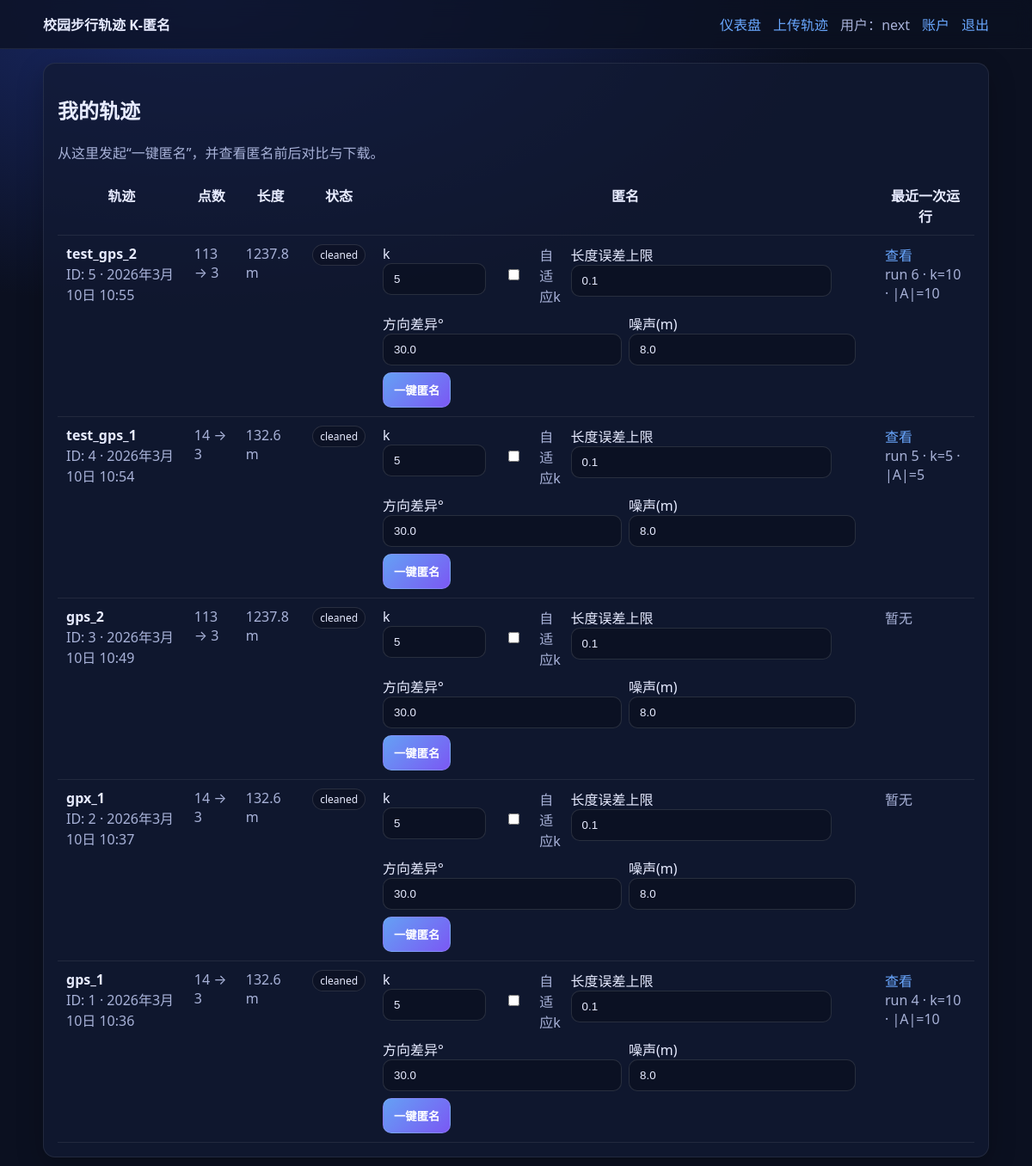
The app's page / (signed in) with its own data.
### apps/trajectories/models.py (models this page shows, shortened)
class Trajectory(models.Model):
    class Status(models.TextChoices):
        RAW = "raw", "Raw"
        CLEANED = "cleaned", "Cleaned"
        FAILED = "failed", "Failed"
    owner = models.ForeignKey(settings.AUTH_USER_MODEL, on_delete=models.CASCADE)
    name = models.CharField(max_length=200, blank=True)
    source_filename = models.CharField(max_length=300, blank=True)
    status = models.CharField(max_length=20, choices=Status.choices, default=Status.RAW)
    created_at = models.DateTimeField(auto_now_add=True)
    raw_points_count = models.IntegerField(default=0)
    cleaned_points_count = models.IntegerField(default=0)
    length_m_raw = models.FloatField(default=0.0)
    length_m_cleaned = models.FloatField(default=0.0)

### apps/anonymizer/models.py (models this page shows, shortened)
class AnonymizationRun(models.Model):
    owner = models.ForeignKey(settings.AUTH_USER_MODEL, on_delete=models.CASCADE)
    trajectory = models.ForeignKey(Trajectory, on_delete=models.CASCADE)
    created_at = models.DateTimeField(auto_now_add=True)
    k = models.IntegerField(default=5)
    adaptive_k = models.BooleanField(default=False)
    max_length_error_ratio = models.FloatField(default=0.10)
    direction_diversity_deg = models.FloatField(default=30.0)
    synthetic_noise_m = models.FloatField(default=8.0)
    anonymized_set_size = models.IntegerField(default=0)
    max_linkage_prob = models.FloatField(default=1.0)
    avg_set_size = models.FloatField(default=0.0)
    length_m_original = models.FloatField(default=0.0)
    length_m_anonymized = models.FloatField(default=0.0)
    length_error_ratio = models.FloatField(default=0.0)
    status = models.CharField(max_length=20, default="ok")
    error_message = models.TextField(blank=True)

### apps/dashboard/views.py (the view)
# urls.py: path("", views.index, name="home"),
@login_required
@require_http_methods(["GET"])
def index(request: HttpRequest) -> HttpResponse:
    trajectories = Trajectory.objects.filter(owner=request.user).order_by("-created_at")
    latest_runs: dict[int, AnonymizationRun] = {}
    for r in (
        AnonymizationRun.objects.filter(owner=request.user)
        .order_by("-created_at")
        .select_related("trajectory")[:500]
    ):
        if r.trajectory_id not in latest_runs:
            latest_runs[r.trajectory_id] = r
    rows = [(t, latest_runs.get(t.id)) for t in trajectories]
    return render(
        request,
        "dashboard/index.html",
        {"rows": rows, "form": RunAnonymizationForm()},
    )

### apps/dashboard/forms.py
class RunAnonymizationForm(forms.Form):
    k = forms.IntegerField(min_value=2, max_value=50, initial=5, required=True)
    adaptive_k = forms.BooleanField(required=False, initial=False)
    max_length_error_ratio = forms.FloatField(min_value=0.0, max_value=0.5, initial=0.10, required=True)
    direction_diversity_deg = forms.FloatField(min_value=0.0, max_value=180.0, initial=30.0, required=True)
    synthetic_noise_m = forms.FloatField(min_value=0.0, max_value=80.0, initial=8.0, required=True)

### templates/dashboard/index.html (shortened to what this page needs)
{% extends "base/base.html" %}
{% block content %}
  <div class="card">
    <h2>我的轨迹</h2>
    <p class="muted">从这里发起“一键匿名”，并查看匿名前后对比与下载。</p>
    <table class="table">
      <thead>
        <tr>
          <th>轨迹</th>
          <th>点数</th>
          <th>长度</th>
          <th>状态</th>
          <th>匿名</th>
          <th>最近一次运行</th>
        </tr>
      </thead>
      <tbody>
        {% for t, r in rows %}
          <tr>
            <td>
              <div><strong>{{ t.name|default:t.source_filename|default:"(未命名)" }}</strong></div>
              <div class="muted">ID: {{ t.id }} · {{ t.created_at }}</div>
            </td>
            <td class="muted">{{ t.raw_points_count }} → {{ t.cleaned_points_count }}</td>
            <td class="muted">{{ t.length_m_cleaned|floatformat:1 }} m</td>
            <td><span class="badge">{{ t.status }}</span></td>
            <td>
              <form method="post" action="/dashboard/run/{{ t.id }}/start/">
                <div class="row-actions">
                  <div style="min-width: 120px;">k {{ form.k }}</div>
                  <label class="muted" style="display:flex; align-items:center; gap:6px;">{{ form.adaptive_k }} 自适应k</label>
                  <div style="min-width: 190px;">长度误差上限 {{ form.max_length_error_ratio }}</div>
                  <div style="min-width: 170px;">方向差异° {{ form.direction_diversity_deg }}</div>
                  <div style="min-width: 160px;">噪声(m) {{ form.synthetic_noise_m }}</div>
                  <button class="btn" type="submit">一键匿名</button>
                </div>
              </form>
            </td>
            <td>
              {% if r %}
                <a href="/dashboard/run/{{ r.id }}/">查看</a>
                <div class="muted">run {{ r.id }} · k={{ r.k }} · |A|={{ r.anonymized_set_size }}</div>
              {% else %}
                <div class="muted">暂无</div>
              {% endif %}
            </td>
          </tr>
        {% empty %}
          <tr><td colspan="6" class="muted">你还没有轨迹。先去 <a href="/trajectories/upload/">上传轨迹</a>。</td></tr>
        {% endfor %}
      </tbody>
    </table>
  </div>
{% endblock %}

### templates/base/base.html (shortened to what this page needs)
<!doctype html>
<html lang="zh-CN">
  <head>
    <link rel="stylesheet" href="https://unpkg.com/leaflet@1.9.4/dist/leaflet.css" />
    <link rel="stylesheet" href="/static/css/app.css" />
  </head>
  <body>
    <header class="topbar">
      <div class="container topbar-inner">
        <div class="brand"><a href="/">校园步行轨迹 K-匿名</a></div>
        <nav class="nav">
          <a href="/dashboard/">仪表盘</a>
          <a href="/trajectories/upload/">上传轨迹</a>
          {% if user.is_authenticated %}
            <span class="muted">用户：{{ user.username }}</span>
            <a href="/accounts/profile/">账户</a>
            <a href="/accounts/logout/">退出</a>
          {% else %}
            <a href="/accounts/login/">登录</a>
            <a href="/accounts/signup/">注册</a>
          {% endif %}
        </nav>
      </div>
    </header>
    <main class="container">
      {% block content %}{% endblock %}
    </main>
  </body>
</html>

### static/css/app.css (style rules this page uses)
:root { --bg: #0b1020; --panel: #121a33; --text: #e7ebff; --muted: #a8b2d8; --accent: #6aa8ff; --danger: #ff6a6a; --ok: #6affb0; }
body { margin: 0; font-family: system-ui, -apple-system, Segoe UI, Roboto, "Noto Sans SC", "PingFang SC", "Microsoft YaHei", sans-serif; background: radial-gradient(1200px 600px at 20% 0%, #1a2a6a 0%, var(--bg) 60%); color: var(--text); }
a { color: var(--accent); text-decoration: none; }
.container { max-width: 1100px; margin: 0 auto; padding: 16px; }
.topbar { position: sticky; top: 0; backdrop-filter: blur(10px); background: rgba(11, 16, 32, 0.75); border-bottom: 1px solid rgba(255,255,255,0.08); z-index: 10; }
.topbar-inner { display: flex; justify-content: space-between; align-items: center; gap: 16px; }
.brand a { font-weight: 700; color: var(--text); }
.nav { display: flex; gap: 14px; align-items: center; }
.muted { color: var(--muted); }
.card { background: rgba(18, 26, 51, 0.75); border: 1px solid rgba(255,255,255,0.08); border-radius: 14px; padding: 16px; box-shadow: 0 10px 30px rgba(0,0,0,0.25); }
input, select, textarea { width: 100%; box-sizing: border-box; padding: 10px 12px; border-radius: 10px; border: 1px solid rgba(255,255,255,0.12); background: rgba(11, 16, 32, 0.7); color: var(--text); }
button.btn { padding: 10px 12px; border-radius: 10px; border: 1px solid rgba(255,255,255,0.12); background: linear-gradient(135deg, rgba(106,168,255,0.95), rgba(129,92,255,0.95)); color: white; cursor: pointer; font-weight: 600; }
.table { width: 100%; border-collapse: collapse; }
.table th, .table td { padding: 10px; border-bottom: 1px solid rgba(255,255,255,0.08); vertical-align: top; }
.badge { display:inline-block; padding: 3px 8px; border-radius: 999px; border: 1px solid rgba(255,255,255,0.12); background: rgba(11,16,32,0.55); font-size: 12px; }
.row-actions { display:flex; flex-wrap:wrap; gap: 8px; }

### records on screen
Trajectory: name "test_gps_2", id "5", created_at "2026年3月10日 10:55", raw_points_count "113", cleaned_points_count "3", length_m_cleaned "1237.8", status "cleaned", k "5", max_length_error_ratio "0.1", direction_diversity_deg "30.0", synthetic_noise_m "8.0", id "6", k "10", anonymized_set_size "10"
Trajectory: name "test_gps_1", id "4", created_at "2026年3月10日 10:54", raw_points_count "14", cleaned_points_count "3", length_m_cleaned "132.6", status "cleaned", k "5", max_length_error_ratio "0.1", direction_diversity_deg "30.0", synthetic_noise_m "8.0", id "5", anonymized_set_size "5"
Trajectory: name "gps_2", id "3", created_at "2026年3月10日 10:49", raw_points_count "113", cleaned_points_count "3", length_m_cleaned "1237.8", status "cleaned", k "5", max_length_error_ratio "0.1", direction_diversity_deg "30.0", synthetic_noise_m "8.0", shows "暂无"
Trajectory: name "gpx_1", id "2", created_at "2026年3月10日 10:37", raw_points_count "14", cleaned_points_count "3", length_m_cleaned "132.6", status "cleaned", k "5", max_length_error_ratio "0.1", direction_diversity_deg "30.0", synthetic_noise_m "8.0", shows "暂无"
Trajectory: name "gps_1", id "1", created_at "2026年3月10日 10:36", raw_points_count "14", cleaned_points_count "3", length_m_cleaned "132.6", status "cleaned", k "5", max_length_error_ratio "0.1", direction_diversity_deg "30.0", synthetic_noise_m "8.0", id "4", k "10", anonymized_set_size "10"

### other values on screen
{{ user.username }} "next"
